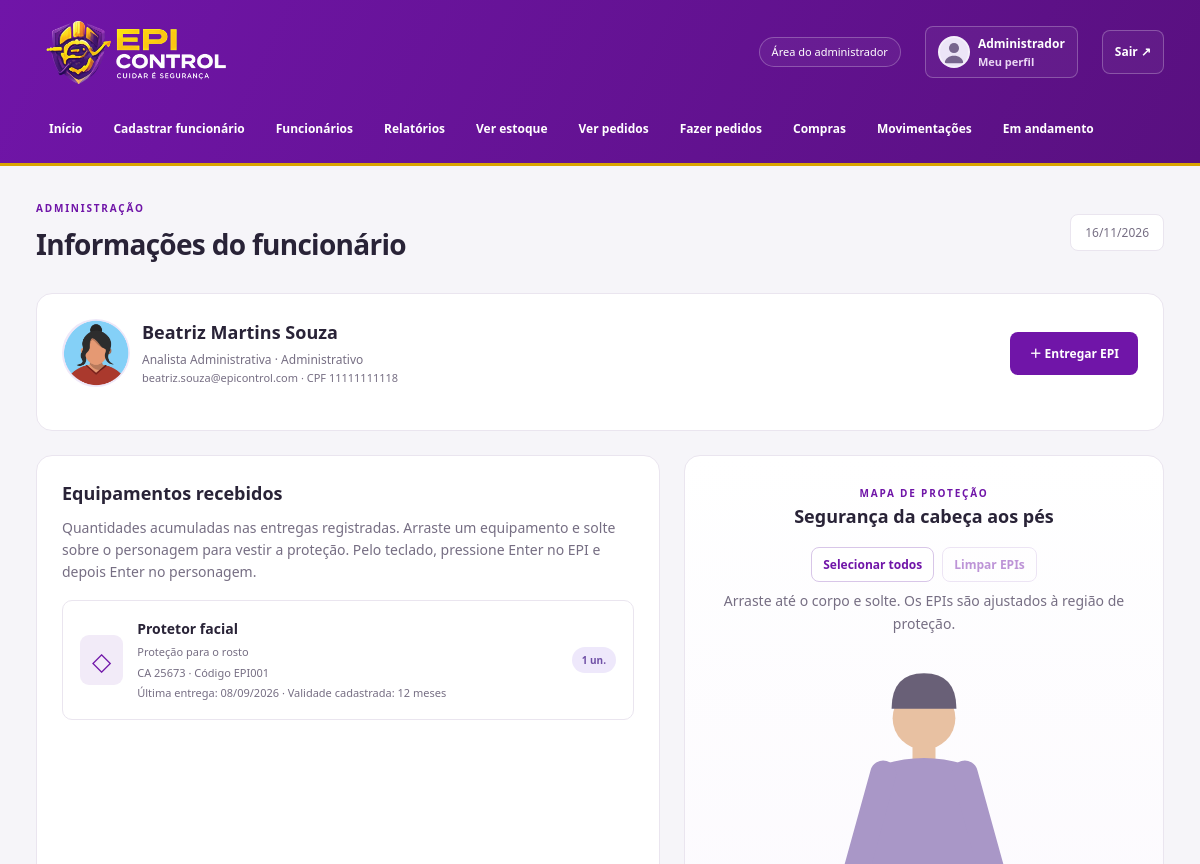
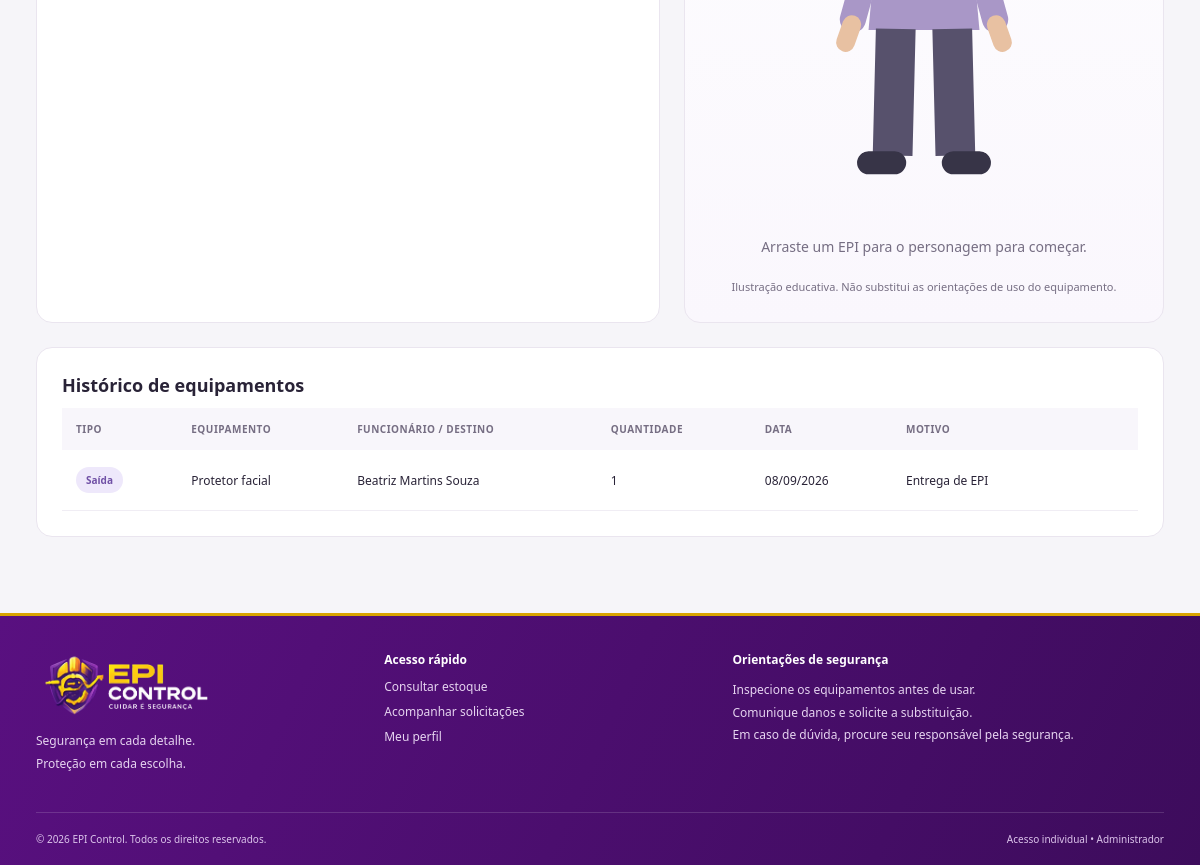
The page /informacoes.php?id=20 (signed in) on the database as committed earlier (2 pictures, top to bottom).
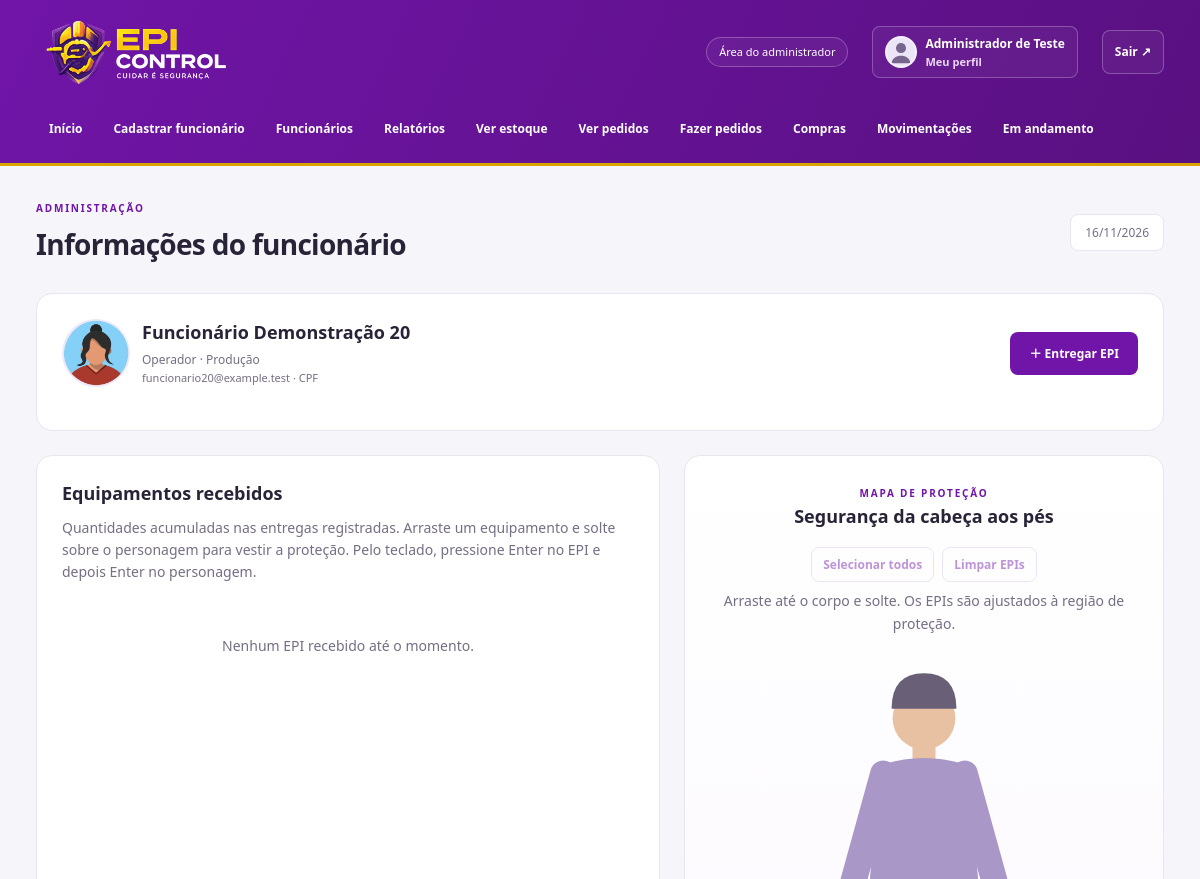
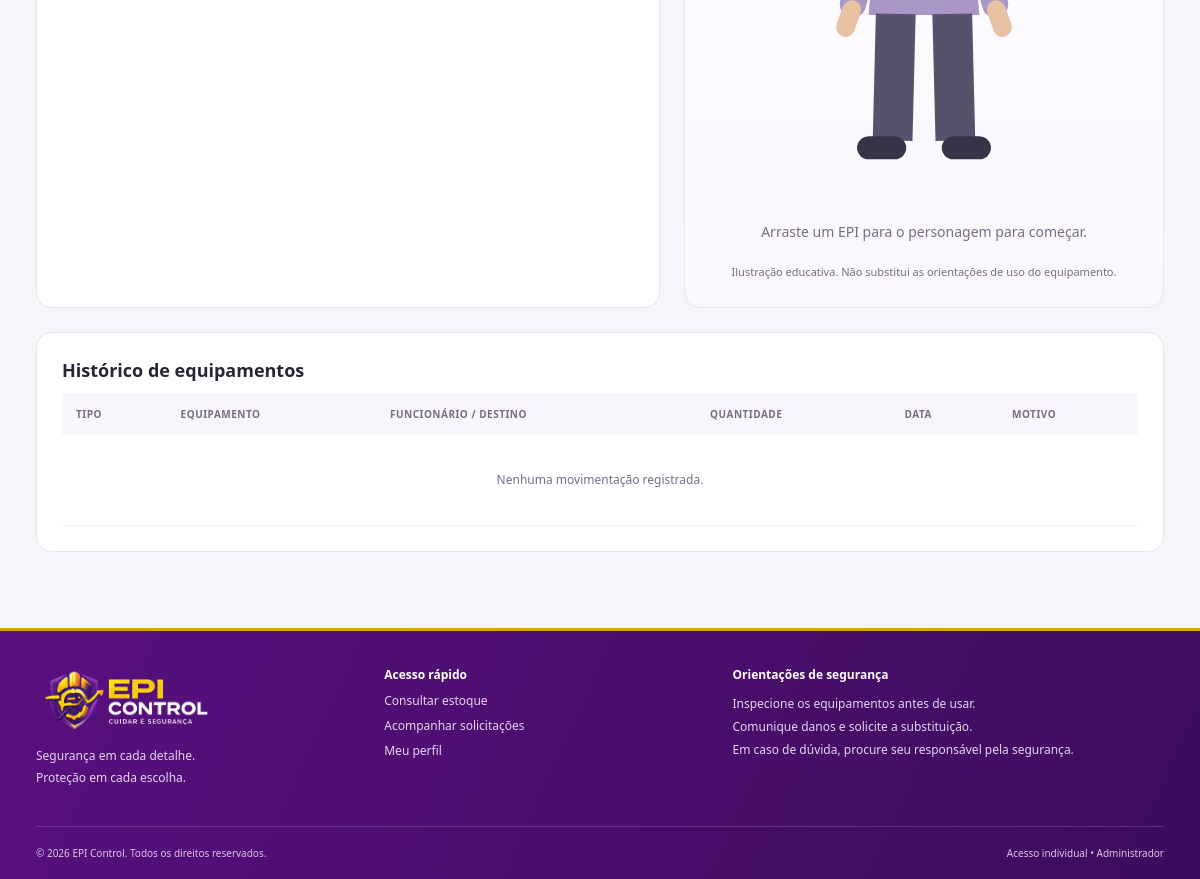
The same page on the database as committed later (2 pictures, top to bottom).
### tables this page shows
CREATE TABLE `tb_funcionarios` (
  `id_funcionario` int(11) NOT NULL,
  `nome_completo` varchar(100) NOT NULL,
  `cpf` varchar(20) DEFAULT NULL,
  `cargo` varchar(100) DEFAULT NULL,
  `setor` varchar(100) DEFAULT NULL,
  `foto_url` varchar(255) DEFAULT NULL,
  `email` varchar(100) NOT NULL,
  `senha` varchar(255) NOT NULL,
  `nivel_acesso` varchar(30) NOT NULL DEFAULT 'Funcionario',
  `status_funcionario` enum('Ativo','Inativo') NOT NULL DEFAULT 'Ativo'
);

CREATE TABLE `tb_epis` (
  `id_epi` int(11) NOT NULL,
  `nome_epi` varchar(100) NOT NULL,
  `descricao` text DEFAULT NULL,
  `quantidade_estoque` int(11) NOT NULL DEFAULT 0,
  `estoque_minimo` int(11) NOT NULL DEFAULT 0,
  `validade` int(11) DEFAULT NULL,
  `codigo` varchar(50) DEFAULT NULL,
  `ca` varchar(50) DEFAULT NULL
);

CREATE TABLE `tb_saida` (
  `id_saida` int(11) NOT NULL,
  `id_funcionario` int(11) NOT NULL,
  `id_epi` int(11) NOT NULL,
  `solicitacao` tinyint(1) DEFAULT NULL,
  `quantidade` int(11) NOT NULL,
  `data` date DEFAULT NULL,
  `motivo` text DEFAULT NULL
);

### app/Controllers/AppController.php (called while the page is built, shortened)
<?php
class AppController
{
    private array $user;
    private bool $admin;
    private string $page;
    public function handle(string $page): void {
        $this->page = $page;
        try {
            $this->model = new EpiModel(conectar());
            $this->user = $this->model->user((int)$_SESSION['id_funcionario']) ?? [];
            $this->admin = $this->user['nivel_acesso'] === 'Administrador';
            $data = ['error'=>$error ?? null,'title'=>$this->titles()[$page] ?? 'EPI Control'];
            $id = (int)($_GET['id'] ?? $_POST['id_funcionario'] ?? 0);
            if (in_array($page,['informacoes','editarfunc','excluirfunc','adicionarepi'],true)) {
                $data['person'] = $this->model->user($id);
                $data['equipment'] = $this->model->equipment($id);
                $data['history'] = $this->model->history($id);
            }
            $views = ['home'=>'dashboard','homefunc'=>'dashboard','andamento'=>'requests','pedidos'=>'requests','minhassolicitacoes'=>'requests','conscientizacao'=>'conscientizacao','cadastro'=>'person-form','editarfunc'=>'person-form','perfil'=>'person-form','funcionarios'=>'employees','informacoes'=>'equipment','meuepi'=>'equipment','adicionarepi'=>'order-form','solicitar'=>'order-form','fazerpedidos'=>'order-form','estoque'=>'stock','compras'=>'purchases','movimentacoes'=>'history','relatorios'=>'reports','excluirfunc'=>'delete'];
            $this->page = $page;
            $this->render($views[$page] ?? 'message',$data);
        } catch (Throwable $e) {
            error_log((string)$e);
            http_response_code(503);
            $title = 'Sistema indisponível'; $message = 'Confira se o MySQL está iniciado e se o banco tcc foi configurado a partir de database/tcc.sql.';
            require __DIR__ . '/../Views/unavailable.php';
        }
    }
    private function titles(): array { return ['home'=>'Visão geral','homefunc'=>'Meu painel','cadastro'=>'Cadastrar funcionário','funcionarios'=>'Funcionários','editarfunc'=>'Editar funcionário','informacoes'=>'Informações do funcionário','excluirfunc'=>'Excluir funcionário','adicionarepi'=>'Entregar EPI','relatorios'=>'Relatórios','estoque'=>'Estoque de EPIs','pedidos'=>'Solicitações dos funcionários','fazerpedidos'=>'Novo pedido de compra','compras'=>'Compras','movimentacoes'=>'Movimentações','andamento'=>'Em andamento','meuepi'=>'Meu EPI','solicitar'=>'Solicitar EPI','minhassolicitacoes'=>'Minhas solicitações','conscientizacao'=>'Conscientização','perfil'=>'Meu perfil']; }
    private function render(string $view, array $data): void {
        extract($data);
        $user = $this->user; $admin = $this->admin; $page = $this->page;
        require __DIR__ . '/../../templates/header.php';
        require __DIR__ . '/../Views/' . $view . '.php';
        require __DIR__ . '/../../templates/footer.php';
    }
}

### app/dispatch.php (called while the page is built)
<?php
require_once __DIR__ . '/bootstrap.php';
require_once __DIR__ . '/Controllers/AppController.php';
(new AppController())->handle($route);

### informacoes.php (called while the page is built)
<?php
$route = 'informacoes';
require __DIR__ . '/app/dispatch.php';

### config/conexao.php (called while the page is built, shortened)
<?php
function conectar(): mysqli
{
    $config = [
        'host' => '127.0.0.1',
        'user' => 'root',
        'password' => '',
        'database' => 'tcc',
        'port' => 3306,
    ];
    $porta = filter_var($config['port'], FILTER_VALIDATE_INT, [
        'options' => ['min_range' => 1, 'max_range' => 65535],
    ]);
    $db = new mysqli(
        (string) $config['host'],
        (string) $config['user'],
        (string) $config['password'],
        (string) $config['database'],
        $porta
    );
    $db->set_charset('utf8mb4');
    $db->query("SET time_zone = '-03:00'");
    return $db;
}

### app/Models/EpiModel.php (called while the page is built, shortened)
<?php
class EpiModel
{
    public function run(string $sql, array $params = []): mysqli_stmt {
        $stmt = $this->db->prepare($sql);
        if ($params) {
            $types = implode('', array_map(fn($p) => is_int($p) ? 'i' : 's', $params));
            $stmt->bind_param($types, ...$params);
        }
        $stmt->execute();
        return $stmt;
    }
    public function all(string $sql, array $params = []): array { return $this->run($sql, $params)->get_result()->fetch_all(MYSQLI_ASSOC); }
    public function one(string $sql, array $params = []): ?array { return $this->all($sql, $params)[0] ?? null; }
    public function user(int $id): ?array { return $this->one('SELECT * FROM tb_funcionarios WHERE id_funcionario=?', [$id]); }
    public function equipment(int $userId): array {
        return $this->all('SELECT e.*,SUM(s.quantidade) AS quantidade,MAX(s.data) AS ultima_entrega FROM tb_saida s JOIN tb_epis e ON e.id_epi=s.id_epi WHERE s.id_funcionario=? GROUP BY e.id_epi ORDER BY e.nome_epi', [$userId]);
    }
    public function history(?int $userId = null): array {
        return $this->all("SELECT s.id_saida AS id,s.id_funcionario,'Saída' AS tipo,e.nome_epi,f.nome_completo,s.quantidade,s.data,s.motivo FROM tb_saida s JOIN tb_epis e ON e.id_epi=s.id_epi JOIN tb_funcionarios f ON f.id_funcionario=s.id_funcionario" . ($userId !== null ? ' WHERE s.id_funcionario=?' : " UNION ALL SELECT n.id_entrada,NULL,'Entrada',e.nome_epi,'Almoxarifado',n.quantidade,n.data,n.motivo FROM tb_entrada n JOIN tb_epis e ON e.id_epi=n.id_epi") . ' ORDER BY data DESC,id DESC', $userId !== null ? [$userId] : []);
    }
}

### app/bootstrap.php (called while the page is built, shortened)
<?php
require_once __DIR__ . '/../config/conexao.php';
require_once __DIR__ . '/Models/EpiModel.php';
function e($value): string
{
    return htmlspecialchars((string) ($value ?? ''), ENT_QUOTES | ENT_SUBSTITUTE, 'UTF-8');
}
function avatar(array $person): string
{
    return in_array($person['foto_url'] ?? '', ['img/boy.png', 'img/woman.png'], true) ? $person['foto_url'] : 'img/avatar.svg';
}

### app/Views/equipment.php (the view, shortened to what the changed rows need)
<?php $owner = $person ?? $user; ?>
<?php if ($admin): ?>
    <section class="card">
        <div class="section-heading">
            <div class="person"><img class="avatar large" src="<?= e(avatar($owner)) ?>"
                    alt="Foto de <?= e($owner['nome_completo']) ?>">
                <div>
                    <h2><?= e($owner['nome_completo']) ?></h2>
                    <p><?= e($owner['cargo']) ?> · <?= e($owner['setor']) ?></p><small><?= e($owner['email']) ?> · CPF
                        <?= e($owner['cpf']) ?></small>
                </div>
            </div><a class="button" href="adicionarepi.php?id=<?= (int) $owner['id_funcionario'] ?>">＋ Entregar EPI</a>
        </div>
    </section><?php endif ?>
<div class="equipment-layout">
    <section class="card">
        <h2>Equipamentos recebidos</h2>
        <p>Quantidades acumuladas nas entregas registradas. Arraste um equipamento e solte sobre o personagem para
            vestir a proteção. Pelo teclado, pressione Enter no EPI e depois Enter no personagem.</p>
        <?php foreach ($equipment as $epi):
            $name = mb_strtolower($epi['nome_epi']);
            $zone = 'geral';
            foreach (['olhos' => ['óculos', 'oculos'], 'ouvidos' => ['auricular', 'abafador'], 'rosto' => ['facial', 'máscara', 'mascara', 'respirador'], 'maos' => ['luva'], 'cabeca' => ['capacete'], 'pes' => ['bota', 'calçado', 'calcado'], 'tronco' => ['colete', 'avental', 'cinto']] as $region => $terms) {
                foreach ($terms as $term)
                    if (str_contains($name, $term))
                        $zone = $region;
            } ?>
            <button class="equipment-item" type="button" draggable="true" aria-describedby="equipment-help"
                data-zone="<?= e($zone) ?>" data-name="<?= e($epi['nome_epi']) ?>" aria-pressed="false"><span
                    class="equipment-icon">◇</span><span><strong><?= e($epi['nome_epi']) ?></strong><small><?= e($epi['descricao']) ?></small><small>CA
                        <?= e($epi['ca'] ?: 'não informado') ?> · Código <?= e($epi['codigo']) ?></small><small>Última
                        entrega:
                        <?= e(date('d/m/Y', strtotime($epi['ultima_entrega']))) ?>    <?= $epi['validade'] ? ' · Validade cadastrada: ' . (int) $epi['validade'] . ' meses' : '' ?></small></span><span
                    class="badge info"><?= (int) $epi['quantidade'] ?> un.</span></button>
        <?php endforeach;
        if (!$equipment): ?>
            <p class="empty">Nenhum EPI recebido até o momento.</p><?php if (!$admin): ?><a class="button"
                    href="solicitar.php">Solicitar equipamento</a><?php endif; endif ?>
    </section>
    <section class="card body-card"><span class="eyebrow">MAPA DE PROTEÇÃO</span>
        <h2>Segurança da cabeça aos pés</h2>
    </section>
</div>
<section class="card">
    <h2>Histórico de equipamentos</h2><?php require __DIR__ . '/history-table.php'; ?>
</section>

### templates/header.php (shortened to what the changed rows need)
<?php
$navigation = $admin ? ['home' => 'Início', 'cadastro' => 'Cadastrar funcionário', 'funcionarios' => 'Funcionários', 'relatorios' => 'Relatórios', 'estoque' => 'Ver estoque', 'pedidos' => 'Ver pedidos', 'fazerpedidos' => 'Fazer pedidos', 'compras' => 'Compras', 'movimentacoes' => 'Movimentações', 'andamento' => 'Em andamento'] : ['homefunc' => 'Início', 'meuepi' => 'Meu EPI', 'solicitar' => 'Solicitar EPI', 'minhassolicitacoes' => 'Minhas solicitações', 'conscientizacao' => 'Conscientização'];
?>
<!doctype html>
<html lang="pt-BR">
<head>
    <link rel="stylesheet" href="css/app.css?v=<?= filemtime(__DIR__ . '/../css/app.css') ?>">
</head>
<body><a class="skip-link" href="#conteudo">Pular para o conteúdo</a>
    <header class="site-header">
        <div class="header-top container">
            <div class="header-actions"><a
                    class="profile-link" href="perfil.php"><img src="<?= e(avatar($user)) ?>"
                        alt="Foto de <?= e($user['nome_completo']) ?>"><span><strong><?= e($user['nome_completo']) ?></strong><small>Meu
                            perfil</small></span></a>
            </div>
        </div>
        <nav class="main-nav container" aria-label="Navegação principal">
            <?php foreach ($navigation as $url => $label): ?><a href="<?= e($url) ?>.php" <?= $page === $url ? 'class="active" aria-current="page"' : '' ?>><?= e($label) ?></a><?php endforeach ?></nav>
    </header>
    <main id="conteudo" class="container main-content">
        <div class="page-heading">
            <div><span class="eyebrow"><?= $admin ? 'ADMINISTRAÇÃO' : 'MINHA SEGURANÇA' ?></span>
                <h1><?= e($title) ?></h1>
            </div><span class="today"><?= date('d/m/Y') ?></span>
        </div>

### app/Views/history-table.php
<?php $canDeleteMovement = $admin && $page === 'movimentacoes'; ?>
<div class="table-wrap">
    <table>
        <thead>
            <tr>
                <th>Tipo</th>
                <th>Equipamento</th>
                <th>Funcionário / destino</th>
                <th>Quantidade</th>
                <th>Data</th>
                <th>Motivo</th><?php if ($canDeleteMovement): ?>
                    <th>Ação</th><?php endif ?>
            </tr>
        </thead>
        <tbody><?php foreach ($history as $h): ?>
                <tr>
                    <td><span class="badge <?= $h['tipo'] === 'Entrada' ? 'success' : 'info' ?>"><?= e($h['tipo']) ?></span></td>
                    <td><?= e($h['nome_epi']) ?></td>
                    <td><?= e($h['nome_completo']) ?></td>
                    <td><?= (int) $h['quantidade'] ?></td>
                    <td><?= e(date('d/m/Y', strtotime($h['data']))) ?></td>
                    <td class="long-text"><?= e($h['motivo']) ?></td><?php if ($canDeleteMovement): ?>
                        <td>
                            <form method="post" action="excluirmovimentacao.php"
                                data-confirm="Excluir este registro do histórico? O saldo atual do estoque não será alterado. Uma saída excluída também deixa de aparecer nos equipamentos recebidos do funcionário.">
                                <?= csrf() ?><input type="hidden" name="id_movimentacao" value="<?= (int) $h['id'] ?>"><input
                                    type="hidden" name="tipo" value="<?= e($h['tipo']) ?>"><button
                                    class="button secondary small danger-text" type="submit">Excluir</button></form>
                        </td><?php endif ?>
                </tr><?php endforeach;
        if (!$history): ?>
                <tr>
                    <td colspan="<?= $canDeleteMovement ? 7 : 6 ?>" class="empty">Nenhuma movimentação registrada.</td>
                </tr><?php endif ?>
        </tbody>
    </table>
</div>

Rows that differ between the two databases and show on the page:
no longer on this page (row edited): tb_epis: nome_epi "Protetor facial", descricao "Proteção para o rosto", ca "25673", codigo "EPI001", ultima_entrega "08/09/2026", validade "12", quantidade "1"
removed tb_saida: tipo "Saída", id_epi.nome_epi "Protetor facial", id_funcionario.nome_completo "Beatriz Martins Souza", quantidade "1", data "08/09/2026", motivo "Entrega de EPI"
changed tb_funcionarios "Início": nome_completo "Administrador" → "Administrador de Teste"
changed tb_funcionarios: nome_completo "Beatriz Martins Souza" → "Funcionário Demonstração 20"; cargo "Analista Administrativa" → "Operador"; setor "Administrativo" → "Produção"; email "beatriz.souza@epicontrol.com" → "funcionario20@example.test"; cpf "11111111118" → (not shown)
Other text that changed with them:
text now shown: "Nenhum EPI recebido até o momento. Nenhuma movimentação registrada."
